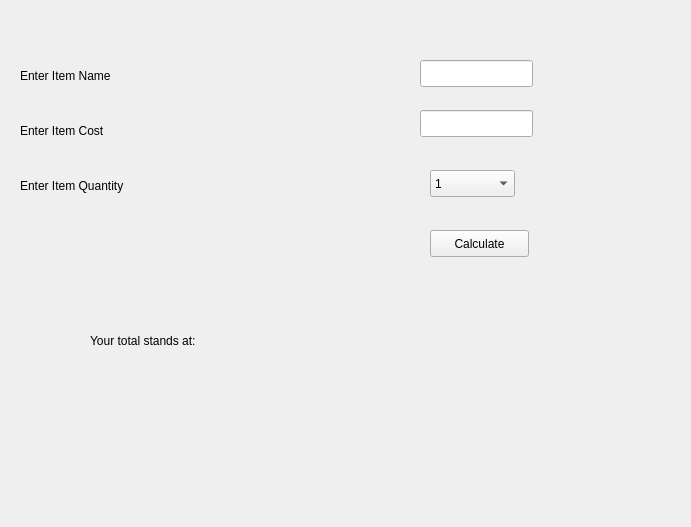
<?xml version="1.0" encoding="UTF-8"?>
<ui version="4.0">
 <class>Form</class>
 <widget class="QWidget" name="Form">
  <property name="enabled">
   <bool>true</bool>
  </property>
  <property name="geometry">
   <rect>
    <x>0</x>
    <y>0</y>
    <width>691</width>
    <height>527</height>
   </rect>
  </property>
  <property name="windowTitle">
   <string>PyPaisa v1.0</string>
  </property>
  <widget class="QLabel" name="label_2">
   <property name="geometry">
    <rect>
     <x>20</x>
     <y>120</y>
     <width>111</width>
     <height>21</height>
    </rect>
   </property>
   <property name="text">
    <string>Enter Item Cost</string>
   </property>
  </widget>
  <widget class="QLineEdit" name="NameBox">
   <property name="geometry">
    <rect>
     <x>420</x>
     <y>60</y>
     <width>113</width>
     <height>27</height>
    </rect>
   </property>
  </widget>
  <widget class="QLineEdit" name="CostBox">
   <property name="geometry">
    <rect>
     <x>420</x>
     <y>110</y>
     <width>113</width>
     <height>27</height>
    </rect>
   </property>
  </widget>
  <widget class="QLabel" name="label_3">
   <property name="geometry">
    <rect>
     <x>20</x>
     <y>170</y>
     <width>151</width>
     <height>31</height>
    </rect>
   </property>
   <property name="text">
    <string>Enter Item Quantity</string>
   </property>
  </widget>
  <widget class="QComboBox" name="comboBox">
   <property name="geometry">
    <rect>
     <x>430</x>
     <y>170</y>
     <width>85</width>
     <height>27</height>
    </rect>
   </property>
   <item>
    <property name="text">
     <string>1</string>
    </property>
   </item>
   <item>
    <property name="text">
     <string>2</string>
    </property>
   </item>
   <item>
    <property name="text">
     <string>3</string>
    </property>
   </item>
   <item>
    <property name="text">
     <string>4</string>
    </property>
   </item>
   <item>
    <property name="text">
     <string>5</string>
    </property>
   </item>
   <item>
    <property name="text">
     <string>6</string>
    </property>
   </item>
   <item>
    <property name="text">
     <string>7</string>
    </property>
   </item>
   <item>
    <property name="text">
     <string>8</string>
    </property>
   </item>
   <item>
    <property name="text">
     <string>9</string>
    </property>
   </item>
   <item>
    <property name="text">
     <string>10</string>
    </property>
   </item>
  </widget>
  <widget class="QPushButton" name="Calculate">
   <property name="geometry">
    <rect>
     <x>430</x>
     <y>230</y>
     <width>99</width>
     <height>27</height>
    </rect>
   </property>
   <property name="text">
    <string>Calculate</string>
   </property>
  </widget>
  <widget class="QLabel" name="label_4">
   <property name="geometry">
    <rect>
     <x>90</x>
     <y>320</y>
     <width>151</width>
     <height>41</height>
    </rect>
   </property>
   <property name="text">
    <string>Your total stands at:</string>
   </property>
  </widget>
  <widget class="QLabel" name="label">
   <property name="geometry">
    <rect>
     <x>20</x>
     <y>60</y>
     <width>121</width>
     <height>31</height>
    </rect>
   </property>
   <property name="text">
    <string>Enter Item Name</string>
   </property>
  </widget>
  <widget class="QLabel" name="TotalLabel">
   <property name="enabled">
    <bool>true</bool>
   </property>
   <property name="geometry">
    <rect>
     <x>410</x>
     <y>330</y>
     <width>161</width>
     <height>20</height>
    </rect>
   </property>
   <property name="text">
    <string/>
   </property>
  </widget>
 </widget>
 <resources/>
 <connections/>
</ui>
